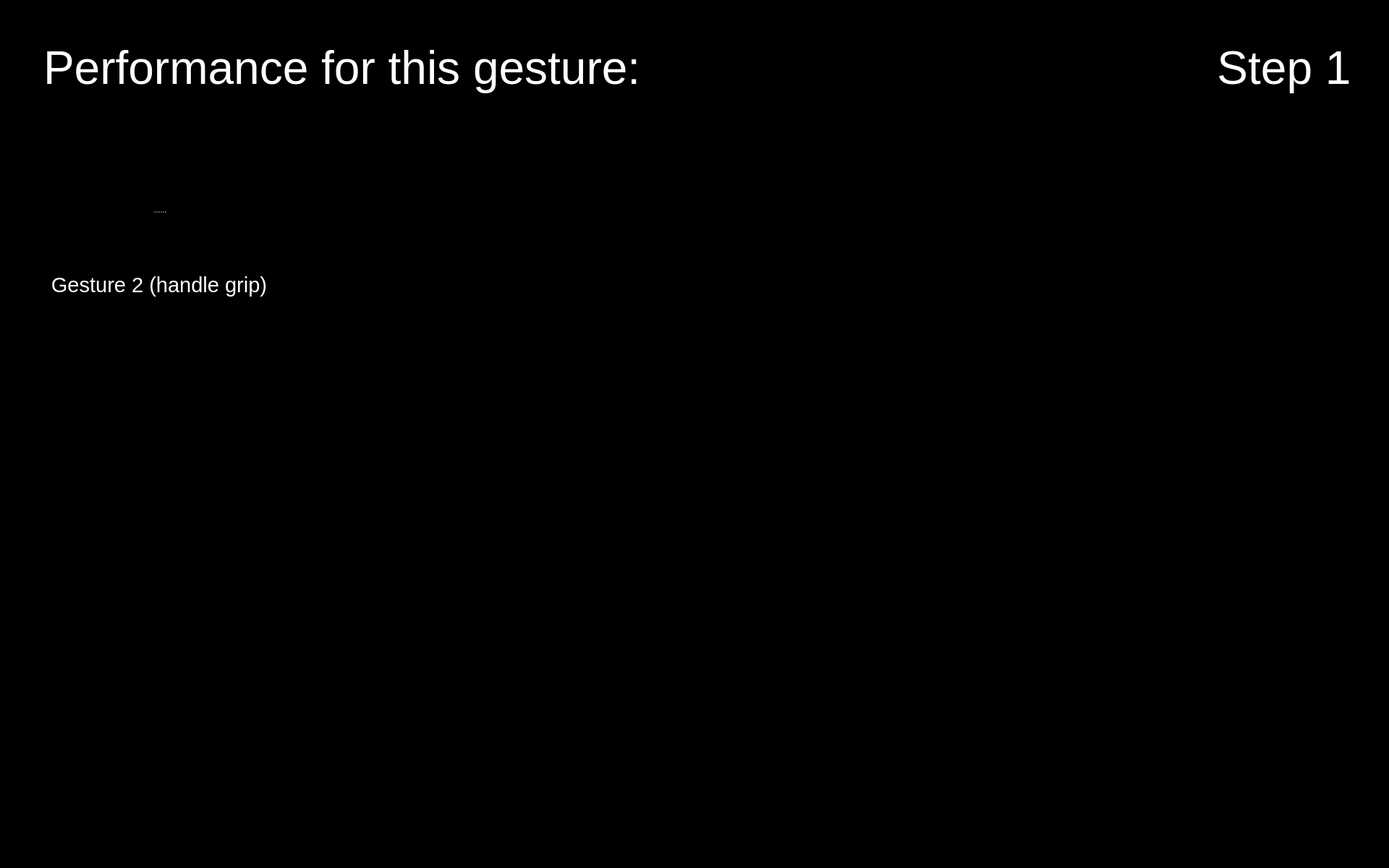
<?xml version="1.0" encoding="UTF-8"?>
<ui version="4.0">
 <class>Form</class>
 <widget class="QWidget" name="Form">
  <property name="geometry">
   <rect>
    <x>0</x>
    <y>0</y>
    <width>1920</width>
    <height>1200</height>
   </rect>
  </property>
  <property name="maximumSize">
   <size>
    <width>1920</width>
    <height>1200</height>
   </size>
  </property>
  <property name="windowTitle">
   <string>Form</string>
  </property>
  <property name="styleSheet">
   <string notr="true">background-color: rgb(0, 0, 0);</string>
  </property>
  <widget class="QPushButton" name="button_nav_left">
   <property name="enabled">
    <bool>true</bool>
   </property>
   <property name="geometry">
    <rect>
     <x>800</x>
     <y>560</y>
     <width>150</width>
     <height>150</height>
    </rect>
   </property>
   <property name="minimumSize">
    <size>
     <width>81</width>
     <height>81</height>
    </size>
   </property>
   <property name="maximumSize">
    <size>
     <width>150</width>
     <height>150</height>
    </size>
   </property>
   <property name="cursor">
    <cursorShape>OpenHandCursor</cursorShape>
   </property>
   <property name="focusPolicy">
    <enum>Qt::WheelFocus</enum>
   </property>
   <property name="contextMenuPolicy">
    <enum>Qt::DefaultContextMenu</enum>
   </property>
   <property name="layoutDirection">
    <enum>Qt::LeftToRight</enum>
   </property>
   <property name="autoFillBackground">
    <bool>false</bool>
   </property>
   <property name="styleSheet">
    <string notr="true"/>
   </property>
   <property name="icon">
    <iconset resource="resources/res.qrc">
     <normaloff>:/buttons/Button Left.svg</normaloff>:/buttons/Button Left.svg</iconset>
   </property>
   <property name="iconSize">
    <size>
     <width>144</width>
     <height>144</height>
    </size>
   </property>
   <property name="autoDefault">
    <bool>false</bool>
   </property>
   <property name="default">
    <bool>false</bool>
   </property>
   <property name="flat">
    <bool>true</bool>
   </property>
  </widget>
  <widget class="QPushButton" name="button_nav_right">
   <property name="enabled">
    <bool>true</bool>
   </property>
   <property name="geometry">
    <rect>
     <x>960</x>
     <y>560</y>
     <width>150</width>
     <height>150</height>
    </rect>
   </property>
   <property name="minimumSize">
    <size>
     <width>81</width>
     <height>81</height>
    </size>
   </property>
   <property name="maximumSize">
    <size>
     <width>150</width>
     <height>150</height>
    </size>
   </property>
   <property name="cursor">
    <cursorShape>OpenHandCursor</cursorShape>
   </property>
   <property name="focusPolicy">
    <enum>Qt::WheelFocus</enum>
   </property>
   <property name="contextMenuPolicy">
    <enum>Qt::DefaultContextMenu</enum>
   </property>
   <property name="layoutDirection">
    <enum>Qt::LeftToRight</enum>
   </property>
   <property name="autoFillBackground">
    <bool>false</bool>
   </property>
   <property name="styleSheet">
    <string notr="true"/>
   </property>
   <property name="icon">
    <iconset resource="resources/res.qrc">
     <normaloff>:/buttons/Button Right.svg</normaloff>:/buttons/Button Right.svg</iconset>
   </property>
   <property name="iconSize">
    <size>
     <width>144</width>
     <height>144</height>
    </size>
   </property>
   <property name="autoDefault">
    <bool>false</bool>
   </property>
   <property name="default">
    <bool>false</bool>
   </property>
   <property name="flat">
    <bool>true</bool>
   </property>
  </widget>
  <widget class="QPushButton" name="button_exit">
   <property name="enabled">
    <bool>true</bool>
   </property>
   <property name="geometry">
    <rect>
     <x>1760</x>
     <y>1040</y>
     <width>150</width>
     <height>150</height>
    </rect>
   </property>
   <property name="minimumSize">
    <size>
     <width>81</width>
     <height>81</height>
    </size>
   </property>
   <property name="maximumSize">
    <size>
     <width>150</width>
     <height>150</height>
    </size>
   </property>
   <property name="cursor">
    <cursorShape>OpenHandCursor</cursorShape>
   </property>
   <property name="focusPolicy">
    <enum>Qt::WheelFocus</enum>
   </property>
   <property name="contextMenuPolicy">
    <enum>Qt::DefaultContextMenu</enum>
   </property>
   <property name="icon">
    <iconset resource="resources/res.qrc">
     <normaloff>:/buttons/Button Exit.svg</normaloff>:/buttons/Button Exit.svg</iconset>
   </property>
   <property name="iconSize">
    <size>
     <width>144</width>
     <height>144</height>
    </size>
   </property>
   <property name="autoDefault">
    <bool>false</bool>
   </property>
   <property name="default">
    <bool>false</bool>
   </property>
   <property name="flat">
    <bool>true</bool>
   </property>
  </widget>
  <widget class="QLabel" name="image_step">
   <property name="geometry">
    <rect>
     <x>1650</x>
     <y>170</y>
     <width>250</width>
     <height>250</height>
    </rect>
   </property>
   <property name="font">
    <font>
     <pointsize>48</pointsize>
    </font>
   </property>
   <property name="styleSheet">
    <string notr="true">color: rgb(255, 255, 255);</string>
   </property>
   <property name="text">
    <string/>
   </property>
   <property name="pixmap">
    <pixmap resource="resources/res.qrc">:/detected steps/Detected Step1_Button.png</pixmap>
   </property>
   <property name="alignment">
    <set>Qt::AlignCenter</set>
   </property>
   <property name="wordWrap">
    <bool>true</bool>
   </property>
  </widget>
  <widget class="QLabel" name="label_plot_1">
   <property name="geometry">
    <rect>
     <x>490</x>
     <y>180</y>
     <width>850</width>
     <height>340</height>
    </rect>
   </property>
   <property name="maximumSize">
    <size>
     <width>1200</width>
     <height>480</height>
    </size>
   </property>
   <property name="font">
    <font>
     <pointsize>48</pointsize>
    </font>
   </property>
   <property name="styleSheet">
    <string notr="true">color: rgb(255, 255, 255);</string>
   </property>
   <property name="text">
    <string/>
   </property>
   <property name="scaledContents">
    <bool>true</bool>
   </property>
  </widget>
  <widget class="QLabel" name="icon_newbie_1">
   <property name="enabled">
    <bool>true</bool>
   </property>
   <property name="geometry">
    <rect>
     <x>490</x>
     <y>380</y>
     <width>100</width>
     <height>100</height>
    </rect>
   </property>
   <property name="sizePolicy">
    <sizepolicy hsizetype="Preferred" vsizetype="Preferred">
     <horstretch>0</horstretch>
     <verstretch>0</verstretch>
    </sizepolicy>
   </property>
   <property name="maximumSize">
    <size>
     <width>100</width>
     <height>100</height>
    </size>
   </property>
   <property name="text">
    <string/>
   </property>
   <property name="pixmap">
    <pixmap resource="resources/res.qrc">:/img/Icon User.png</pixmap>
   </property>
   <property name="scaledContents">
    <bool>true</bool>
   </property>
  </widget>
  <widget class="QLabel" name="icon_reaction_1">
   <property name="enabled">
    <bool>true</bool>
   </property>
   <property name="geometry">
    <rect>
     <x>1400</x>
     <y>250</y>
     <width>200</width>
     <height>200</height>
    </rect>
   </property>
   <property name="sizePolicy">
    <sizepolicy hsizetype="Preferred" vsizetype="Preferred">
     <horstretch>0</horstretch>
     <verstretch>0</verstretch>
    </sizepolicy>
   </property>
   <property name="maximumSize">
    <size>
     <width>200</width>
     <height>200</height>
    </size>
   </property>
   <property name="text">
    <string/>
   </property>
   <property name="scaledContents">
    <bool>true</bool>
   </property>
  </widget>
  <widget class="QLabel" name="icon_expert_1">
   <property name="enabled">
    <bool>true</bool>
   </property>
   <property name="geometry">
    <rect>
     <x>490</x>
     <y>220</y>
     <width>100</width>
     <height>100</height>
    </rect>
   </property>
   <property name="sizePolicy">
    <sizepolicy hsizetype="Preferred" vsizetype="Preferred">
     <horstretch>0</horstretch>
     <verstretch>0</verstretch>
    </sizepolicy>
   </property>
   <property name="maximumSize">
    <size>
     <width>100</width>
     <height>100</height>
    </size>
   </property>
   <property name="text">
    <string/>
   </property>
   <property name="pixmap">
    <pixmap resource="resources/res.qrc">:/img/Icon Expert.png</pixmap>
   </property>
   <property name="scaledContents">
    <bool>true</bool>
   </property>
  </widget>
  <widget class="QLabel" name="label_text_step">
   <property name="geometry">
    <rect>
     <x>1650</x>
     <y>20</y>
     <width>250</width>
     <height>150</height>
    </rect>
   </property>
   <property name="font">
    <font>
     <family>Arial</family>
     <pointsize>48</pointsize>
     <weight>9</weight>
     <italic>false</italic>
     <bold>false</bold>
    </font>
   </property>
   <property name="styleSheet">
    <string notr="true">font: 75 48pt &quot;Arial&quot;;
color: rgb(255, 255, 255);</string>
   </property>
   <property name="text">
    <string>Step 1</string>
   </property>
   <property name="textFormat">
    <enum>Qt::RichText</enum>
   </property>
   <property name="alignment">
    <set>Qt::AlignCenter</set>
   </property>
   <property name="wordWrap">
    <bool>true</bool>
   </property>
  </widget>
  <widget class="QSplitter" name="splitter_4">
   <property name="geometry">
    <rect>
     <x>60</x>
     <y>210</y>
     <width>320</width>
     <height>282</height>
    </rect>
   </property>
   <property name="orientation">
    <enum>Qt::Vertical</enum>
   </property>
   <widget class="QLabel" name="image_required_3">
    <property name="maximumSize">
     <size>
      <width>320</width>
      <height>240</height>
     </size>
    </property>
    <property name="text">
     <string/>
    </property>
    <property name="pixmap">
     <pixmap resource="resources/res.qrc">:/img/right_step1_gesture2.png</pixmap>
    </property>
    <property name="scaledContents">
     <bool>true</bool>
    </property>
   </widget>
   <widget class="QLabel" name="text_required_3">
    <property name="font">
     <font>
      <family>Arial</family>
      <pointsize>22</pointsize>
      <weight>9</weight>
      <italic>false</italic>
      <bold>false</bold>
     </font>
    </property>
    <property name="styleSheet">
     <string notr="true">font: 75 22pt &quot;Arial&quot;;
color: rgb(255, 255, 255);</string>
    </property>
    <property name="text">
     <string>Gesture 2 (handle grip)</string>
    </property>
    <property name="textFormat">
     <enum>Qt::PlainText</enum>
    </property>
    <property name="alignment">
     <set>Qt::AlignCenter</set>
    </property>
    <property name="wordWrap">
     <bool>true</bool>
    </property>
   </widget>
  </widget>
  <widget class="QLabel" name="label_trouble">
   <property name="geometry">
    <rect>
     <x>60</x>
     <y>20</y>
     <width>1280</width>
     <height>150</height>
    </rect>
   </property>
   <property name="font">
    <font>
     <family>Arial</family>
     <pointsize>48</pointsize>
     <weight>9</weight>
     <italic>false</italic>
     <bold>false</bold>
    </font>
   </property>
   <property name="styleSheet">
    <string notr="true">font: 75 48pt &quot;Arial&quot;;
color: rgb(255, 255, 255);</string>
   </property>
   <property name="text">
    <string>Performance for this gesture:</string>
   </property>
   <property name="textFormat">
    <enum>Qt::RichText</enum>
   </property>
   <property name="alignment">
    <set>Qt::AlignLeading|Qt::AlignLeft|Qt::AlignVCenter</set>
   </property>
   <property name="wordWrap">
    <bool>true</bool>
   </property>
  </widget>
 </widget>
 <resources>
  <include location="resources/res.qrc"/>
 </resources>
 <connections/>
</ui>
